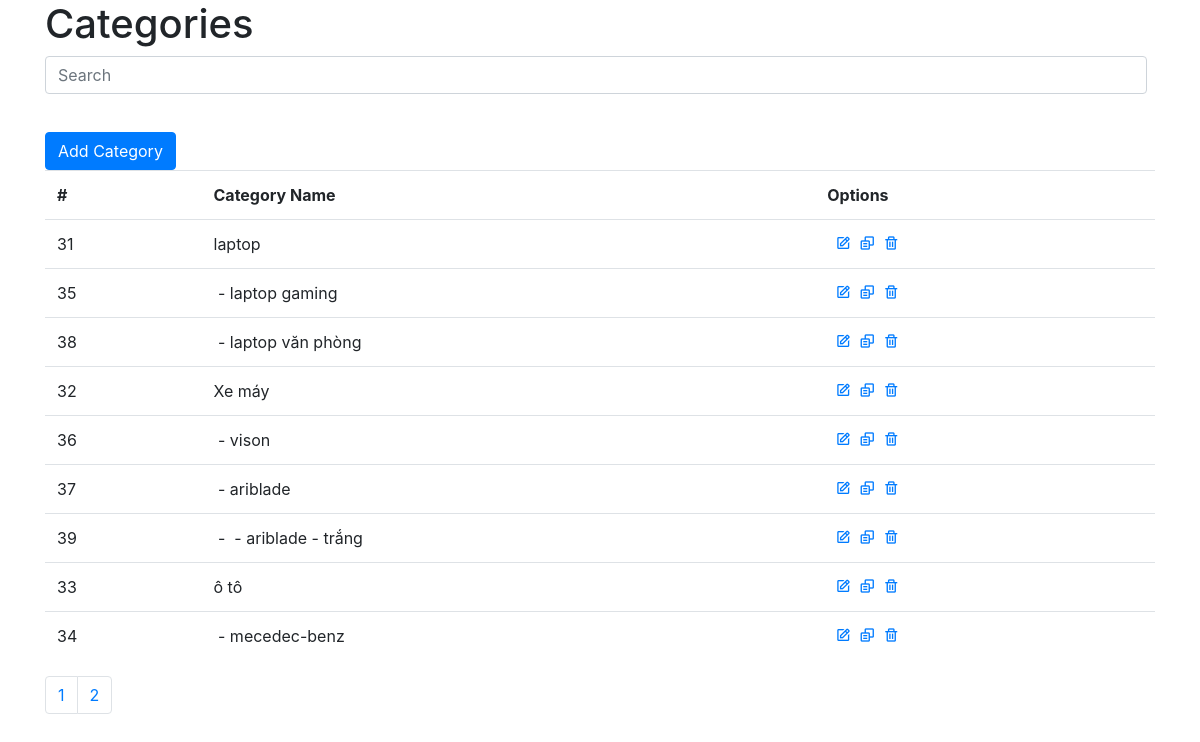
The page / on the database its author committed.
### tables this page shows
CREATE TABLE `category` (
  `id` bigint NOT NULL,
  `name` varchar(255) NOT NULL,
  `parent_id` bigint DEFAULT NULL,
  `created_at` timestamp NOT NULL DEFAULT CURRENT_TIMESTAMP,
  `updated_at` timestamp NOT NULL DEFAULT CURRENT_TIMESTAMP
);

### index.php (called while the page is built)
<?php
require_once "./View/index.php"
?>

### Model/CategoryModel.php (called while the page is built)
<?php
class Category {
    private $id;
    private $name;
    private $parent_id;
    public function __construct($id, $name, $parent_id) {
        $this->id = $id;
        $this->name = $name;
        $this->parent_id = $parent_id;
    }
    public function getId() {
        return $this->id;
    }
    public function getName() {
        return $this->name;
    }
    public function getParentCategoryId() {
        return $this->parent_id;
    }
}

### Controller/CategoryController.php (called while the page is built, shortened)
<?php
require_once './Model/CategoryModel.php';
class CategoryController {
    private $conn;
    public function __construct($conn) {
        $this->conn = $conn;
    }
    public function getAllCategories() {
        $query = "SELECT * FROM category";
        $result = $this->conn->prepare($query);
        $result->execute();
        $categories = array();
        while ($row = $result->fetch(PDO::FETCH_ASSOC)) {
            $categories[] = new Category($row['id'], $row['name'], $row['parent_id']);
        }
        return $categories;
    }
}
?>

### Model/DBConfig.php (called while the page is built, shortened)
<?php
    class DB {
        private $host = "localhost";
        private $username = "root";
        private $password = "";
        private $dbname = "qldm";
        public function getConnection() {
            $this->conn = null;
            try {
                $this->conn = new PDO("mysql:host=" . $this->host . ";dbname=" . $this->dbname, $this->username, $this->password);
                $this->conn->exec("set names utf8");
            } catch(PDOException $exception) {
                echo "Connection error: " . $exception->getMessage();
            }
            return $this->conn;
        }
    }
?>

### View/index.php (the view, shortened to what this page needs)
<!DOCTYPE html>
<html lang="en">
<head>
    <link rel="stylesheet" href="https://cdn.jsdelivr.net/npm/bootstrap@4.0.0/dist/css/bootstrap.min.css">
    <link href='https://unpkg.com/boxicons@2.1.4/css/boxicons.min.css' rel='stylesheet'>
</head>
<?php
require_once "Model/DBConfig.php";
require_once "Controller/CategoryController.php";
$db = new DB();
$categoryCL = new CategoryController($db->getConnection());
$current_page = isset($_GET['page']) ? $_GET['page'] : 1;
$items_per_page = 10;
$start_index = ($current_page - 1) * $items_per_page;
if (isset($_GET['page'])) {
    $categories = $categoryCL->getCategoriesByPage($start_index, $items_per_page);
} else {
    $categories = $categoryCL->getAllCategories();
}
$total_pages = ceil(count($categories) / $items_per_page);
?>
<body>
    <div class="container">
        <h1>Categories</h1>
        <form class="form-inline" id="search">
            <input class="form-control mr-sm-2 w-100" id="search_val" type="search" placeholder="Search" aria-label="Search">
        </form>
        <button type="button" class="btn btn-primary float-left" onclick="openModalAdd()" data-toggle="modal" data-target="#exampleModal">
            Add Category
        </button>
        <table class="table">
            <tr>
                <th>#</th>
                <th>Category Name</th>
                <th>Options</th>
            </tr>
            <?php
            function printCategoryTree($categories, $parentId = null, $depth = 0)
            {
                foreach ($categories as $category) {
                    if ($category->getParentCategoryId() == $parentId) {
                        echo '<tr>';
                        echo '<td scope="row">' . $category->getId() . '</td>';
                        echo '<td>' . str_repeat('&nbsp;-&nbsp;', $depth) . $category->getName() . '</td>';
                        echo '<td>';
                        echo '<a href="#" onclick="openModalEdit(' . $category->getId() . ', \'' . $category->getName() . '\', \'' . $category->getParentCategoryId() . '\')"><i data-toggle="modal" data-target="#exampleModal" class="bx bx-edit ml-2"></i></a>';
                        echo '<a href=" "><i class="bx bx-copy-alt ml-2" ></i></a>';
                        echo '<a href="delete.php?categoryId=' . $category->getId() . '"><i class="bx bx-trash ml-2"></i></a>';
                        echo '</td>';
                        echo '</tr>';
                    }
                }
            }
            printCategoryTree($categories);
            ?>
        </table>
        <?php
        echo '<ul class="pagination">';
            for ($i = 1; $i <= $total_pages; $i++) {
                echo '<li class="page-item"><a class="page-link" href="index.php?page=' . $i . '">' . $i . '</a></li>';
            }
            echo '</ul>';
        ?>
    </div>
</body>
</html>

### rows shown on the page
category: id "31", name "laptop"
category: id "35", depth "-", name "laptop gaming"
category: id "38", depth "-", name "laptop văn phòng"
category: id "32", name "Xe máy"
category: id "36", depth "-", name "vison"
category: id "37", depth "-", name "ariblade"
category: id "39", depth "- -", name "ariblade - trắng"
category: id "33", name "ô tô"
category: id "34", depth "-", name "mecedec-benz"
